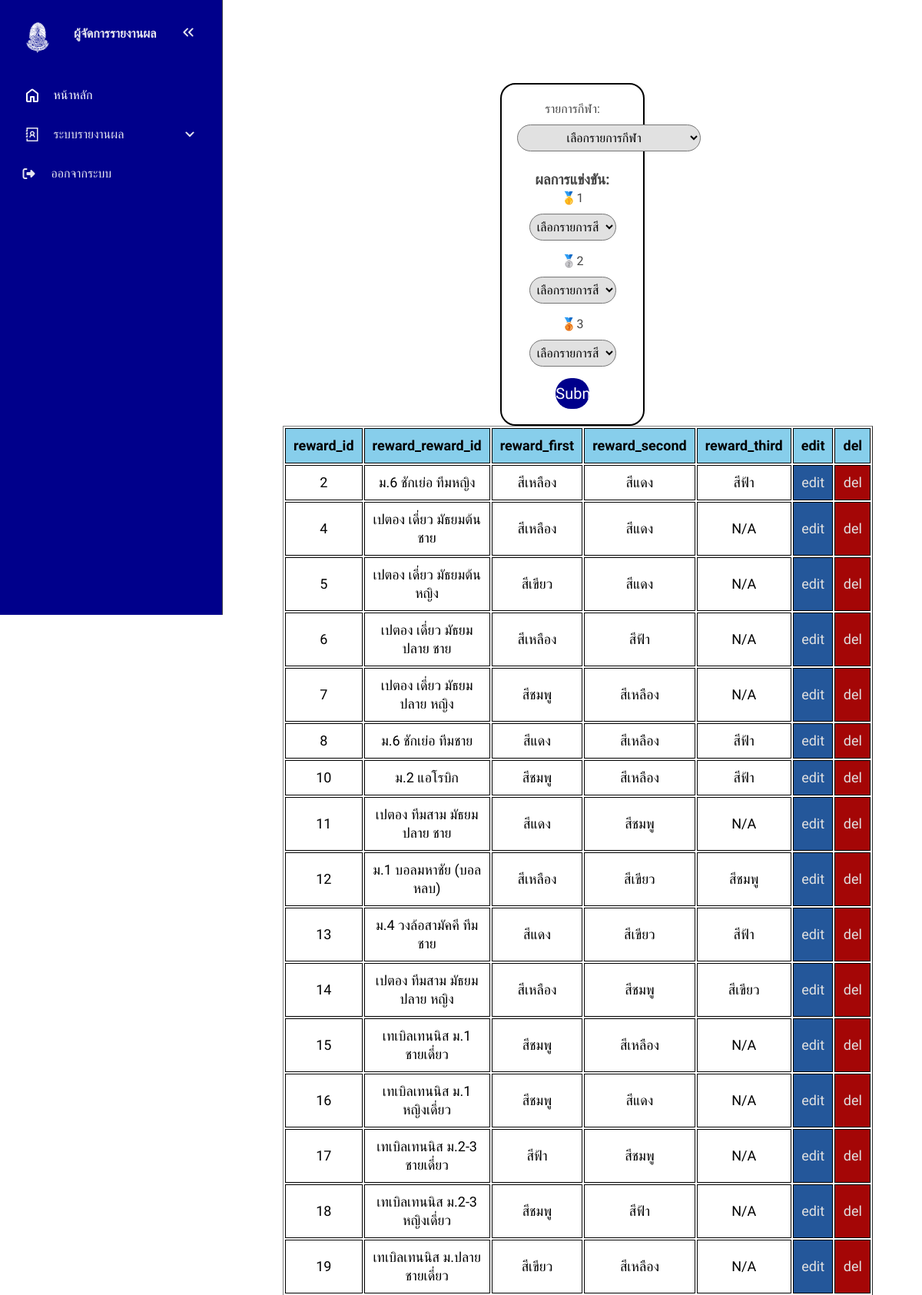
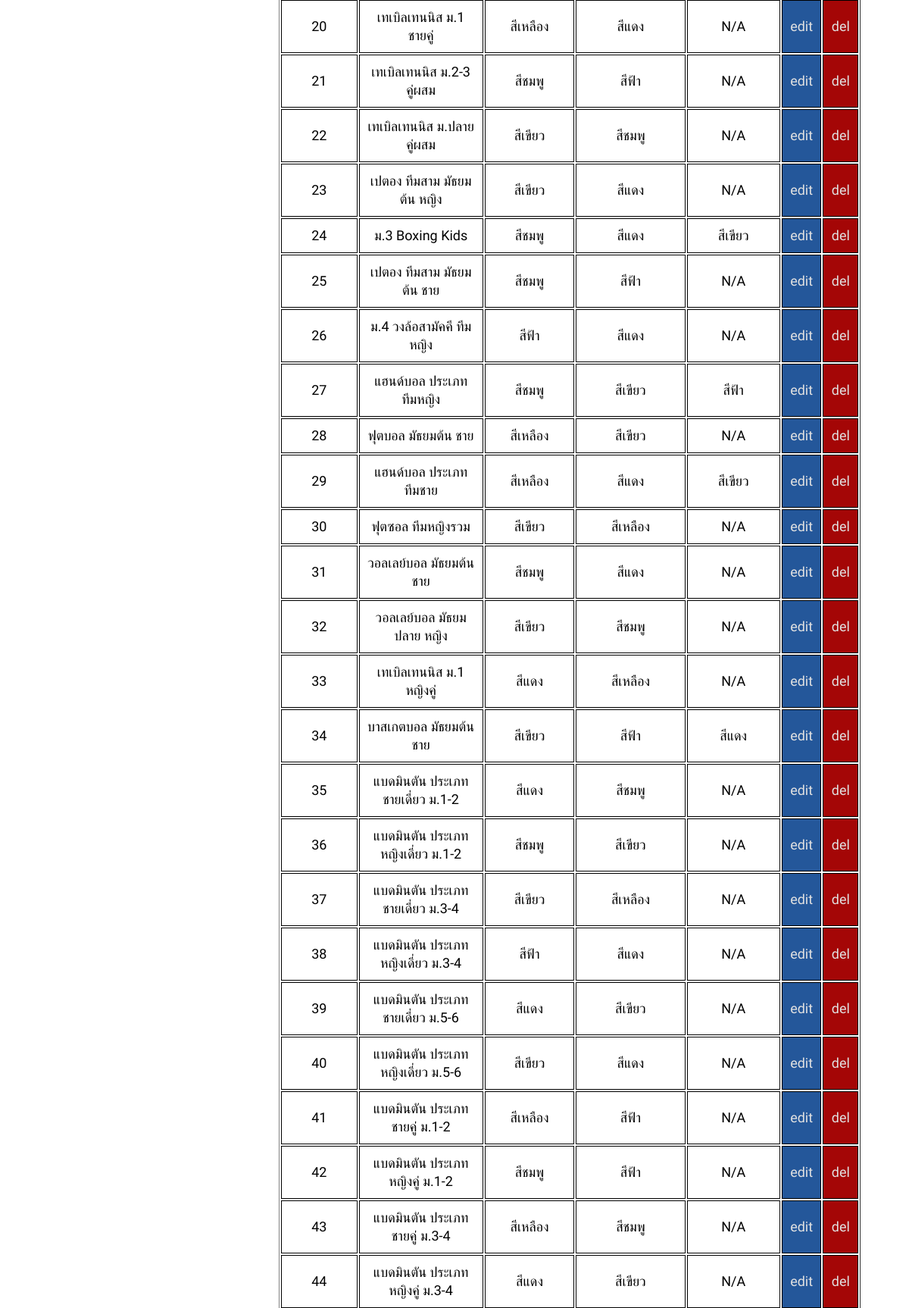
The page /admin_report.php?page=reward&sub_page=view (signed in, upper part) on the database its author committed (2 pictures, top to bottom).
### tables this page shows
CREATE TABLE `reward` (
  `reward_id` int(6) NOT NULL,
  `reward_sport_id` int(11) NOT NULL,
  `reward_first` int(2) NOT NULL,
  `reward_second` int(2) NOT NULL,
  `reward_third` int(2) NOT NULL,
  `reward_third_one` int(2) NOT NULL,
  `reward_third_two` int(2) NOT NULL
);

CREATE TABLE `sports` (
  `sport_id` int(11) NOT NULL,
  `sport_name` varchar(128) NOT NULL,
  `sport_type` varchar(64) NOT NULL,
  `sport_degree` varchar(16) NOT NULL,
  `sport_gender` varchar(8) NOT NULL,
  `sport_amount` int(2) NOT NULL,
  `sport_note` varchar(256) NOT NULL
);

CREATE TABLE `colors` (
  `color_id` int(2) NOT NULL,
  `color_name` varchar(128) NOT NULL,
  `color_color` varchar(32) NOT NULL,
  `color_president` varchar(32) NOT NULL,
  `color_vice-president` varchar(32) NOT NULL,
  `color_id_user` int(6) NOT NULL
);

### conn.php (called while the page is built, shortened)
<?php
    function color_color($id_color, $conn) {
        $sql_find_color_color = "SELECT `color_color` FROM `colors` WHERE `color_id_user` = $id_color";
        $result_find_colors_name = mysqli_query($conn, $sql_find_color_color);
        if (mysqli_num_rows($result_find_colors_name) > 0) {
            $row_find_colors_name = mysqli_fetch_assoc($result_find_colors_name);
            return $row_find_colors_name['color_color'];
        }
        return "N/A";
    }
    function sport_name($id_sport, $conn) {
        $sql_find_sport_name = "SELECT `sport_name` FROM `sports` WHERE `sport_id` = $id_sport";
        $result_find_sports_name = mysqli_query($conn, $sql_find_sport_name);
        if (mysqli_num_rows($result_find_sports_name) > 0) {
            $row_find_sports_name = mysqli_fetch_assoc($result_find_sports_name);
            return $row_find_sports_name['sport_name'];
        }
        return "N/A";
    }
    ?>

### admin_report/view/view_report_sport.php (the view)
<center>
    <table border="1px">
        <tr>
            <th>reward_id</th>
            <th>reward_reward_id</th>
            <th>reward_first</th>
            <th>reward_second</th>
            <th>reward_third</th>
            <th>edit</th>
            <th>del</th>
        </tr>
        <?php
            $sql_find_rewards = "SELECT * FROM `reward`";
            $result_find_rewards = mysqli_query($conn, $sql_find_rewards);
            if (mysqli_num_rows($result_find_rewards) > 0) {
                while ($row_find_rewards = mysqli_fetch_assoc($result_find_rewards)) {
                    echo "<tr>
                            <td>" . $row_find_rewards['reward_id'] . "</td>
                            <td>" . sport_name($row_find_rewards['reward_sport_id'], $conn) . "</td>
                            <td>" . color_color($row_find_rewards['reward_first'], $conn) . "</td>
                            <td>" . color_color($row_find_rewards['reward_second'], $conn) . "</td>
                            <td>" . color_color($row_find_rewards['reward_third'], $conn) . "</td>
                            <td class='edit'><a href=\"admin_report.php?page=reward&sub_page=edit&reward_id=" . $row_find_rewards['reward_id'] . "\">edit</a></td>
                            <td class='del'><a href=\"admin_report.php?page=reward&sub_page=del&reward_id=" . $row_find_rewards['reward_id'] . "\">del</a></td>
                          </tr>";
                }
            } else {
                echo "No reward found...";
            }
            ?>
    </table>
</center>

### element/styles_admin_old.css (style rules this page uses)
* { margin: 0; padding: 0; box-sizing: border-box; text-decoration: none; list-style: none; font-family: "Mitr", sans-serif; }
:root { --base-clr: #11121a; --line-clr: #42434a; --hover-clr: #222533; --text-clr: #e6e6ef; --accent-clr: #5e63ff; --secondary-text-clr: #b0b3c1; }
body { min-height: 100vh; min-height: 100dvh; color: #444444; display: grid; grid-template-columns: auto 1fr ; line-height: 1.5rem; height: -webkit-fill-available; }

### element/styles_admin_sport.css (style rules this page uses)
* { margin: 0; padding: 0; box-sizing: border-box; text-decoration: none; list-style: none; font-family: "Mitr", sans-serif; }
.table_all, th, td { border: 1px solid black; border-collapse: collapse; padding: 10px; }
tr { background-color: skyblue; color: black; font-size: 18px; cursor: pointer; }
td { background-color: white; text-align: center; transition: 0.3s ease; cursor: pointer; }
.edit { background-color: rgb(36, 87, 154); cursor: pointer; }
.del { background-color: rgb(164, 6, 6); }
.edit a { color: #e1e1e1; }
.del a { color: #e1e1e1; }

### rows shown on the page
reward: reward_id "2", reward_sport.sport_name "ม.6 ชักเย่อ ทีมหญิง", reward_first.color_color "สีเหลือง", reward_second.color_color "สีแดง", reward_third.color_color "สีฟ้า"
reward: reward_id "4", reward_sport.sport_name "เปตอง เดี่ยว มัธยมต้น ชาย", reward_first.color_color "สีเหลือง", reward_second.color_color "สีแดง", reward_third "N/A"
reward: reward_id "5", reward_sport.sport_name "เปตอง เดี่ยว มัธยมต้น หญิง", reward_first.color_color "สีเขียว", reward_second.color_color "สีแดง", reward_third "N/A"
reward: reward_id "6", reward_sport.sport_name "เปตอง เดี่ยว มัธยมปลาย ชาย", reward_first.color_color "สีเหลือง", reward_second.color_color "สีฟ้า", reward_third "N/A"
reward: reward_id "7", reward_sport.sport_name "เปตอง เดี่ยว มัธยมปลาย หญิง", reward_first.color_color "สีชมพู", reward_second.color_color "สีเหลือง", reward_third "N/A"
reward: reward_id "8", reward_sport.sport_name "ม.6 ชักเย่อ ทีมชาย", reward_first.color_color "สีแดง", reward_second.color_color "สีเหลือง", reward_third.color_color "สีฟ้า"
reward: reward_id "10", reward_sport.sport_name "ม.2 แอโรบิก", reward_first.color_color "สีชมพู", reward_second.color_color "สีเหลือง", reward_third.color_color "สีฟ้า"
reward: reward_id "11", reward_sport.sport_name "เปตอง ทีมสาม มัธยมปลาย ชาย", reward_first.color_color "สีแดง", reward_second.color_color "สีชมพู", reward_third "N/A"
reward: reward_id "12", reward_sport.sport_name "ม.1 บอลมหาชัย (บอลหลบ)", reward_first.color_color "สีเหลือง", reward_second.color_color "สีเขียว", reward_third.color_color "สีชมพู"
reward: reward_id "13", reward_sport.sport_name "ม.4 วงล้อสามัคคี ทีมชาย", reward_first.color_color "สีแดง", reward_second.color_color "สีเขียว", reward_third.color_color "สีฟ้า"
reward: reward_id "14", reward_sport.sport_name "เปตอง ทีมสาม มัธยมปลาย หญิง", reward_first.color_color "สีเหลือง", reward_second.color_color "สีชมพู", reward_third.color_color "สีเขียว"
reward: reward_id "15", reward_sport.sport_name "เทเบิลเทนนิส ม.1 ชายเดี่ยว", reward_first.color_color "สีชมพู", reward_second.color_color "สีเหลือง", reward_third "N/A"
reward: reward_id "16", reward_sport.sport_name "เทเบิลเทนนิส ม.1 หญิงเดี่ยว", reward_first.color_color "สีชมพู", reward_second.color_color "สีแดง", reward_third "N/A"
reward: reward_id "17", reward_sport.sport_name "เทเบิลเทนนิส ม.2-3 ชายเดี่ยว", reward_first.color_color "สีฟ้า", reward_second.color_color "สีชมพู", reward_third "N/A"
reward: reward_id "18", reward_sport.sport_name "เทเบิลเทนนิส ม.2-3 หญิงเดี่ยว", reward_first.color_color "สีชมพู", reward_second.color_color "สีฟ้า", reward_third "N/A"
reward: reward_id "19", reward_sport.sport_name "เทเบิลเทนนิส ม.ปลาย ชายเดี่ยว", reward_first.color_color "สีเขียว", reward_second.color_color "สีเหลือง", reward_third "N/A"
reward: reward_id "20", reward_sport.sport_name "เทเบิลเทนนิส ม.1 ชายคู่", reward_first.color_color "สีเหลือง", reward_second.color_color "สีแดง", reward_third "N/A"
reward: reward_id "21", reward_sport.sport_name "เทเบิลเทนนิส ม.2-3 คู่ผสม", reward_first.color_color "สีชมพู", reward_second.color_color "สีฟ้า", reward_third "N/A"
reward: reward_id "22", reward_sport.sport_name "เทเบิลเทนนิส ม.ปลาย คู่ผสม", reward_first.color_color "สีเขียว", reward_second.color_color "สีชมพู", reward_third "N/A"
reward: reward_id "23", reward_sport.sport_name "เปตอง ทีมสาม มัธยมต้น หญิง", reward_first.color_color "สีเขียว", reward_second.color_color "สีแดง", reward_third "N/A"
reward: reward_id "24", reward_sport.sport_name "ม.3 Boxing Kids", reward_first.color_color "สีชมพู", reward_second.color_color "สีแดง", reward_third.color_color "สีเขียว"
reward: reward_id "25", reward_sport.sport_name "เปตอง ทีมสาม มัธยมต้น ชาย", reward_first.color_color "สีชมพู", reward_second.color_color "สีฟ้า", reward_third "N/A"
reward: reward_id "26", reward_sport.sport_name "ม.4 วงล้อสามัคคี ทีมหญิง", reward_first.color_color "สีฟ้า", reward_second.color_color "สีแดง", reward_third "N/A"
reward: reward_id "27", reward_sport.sport_name "แฮนด์บอล ประเภททีมหญิง", reward_first.color_color "สีชมพู", reward_second.color_color "สีเขียว", reward_third.color_color "สีฟ้า"
reward: reward_id "28", reward_sport.sport_name "ฟุตบอล มัธยมต้น ชาย", reward_first.color_color "สีเหลือง", reward_second.color_color "สีเขียว", reward_third "N/A"
reward: reward_id "29", reward_sport.sport_name "แฮนด์บอล ประเภททีมชาย", reward_first.color_color "สีเหลือง", reward_second.color_color "สีแดง", reward_third.color_color "สีเขียว"
reward: reward_id "30", reward_sport.sport_name "ฟุตซอล ทีมหญิงรวม", reward_first.color_color "สีเขียว", reward_second.color_color "สีเหลือง", reward_third "N/A"
reward: reward_id "31", reward_sport.sport_name "วอลเลย์บอล มัธยมต้น ชาย", reward_first.color_color "สีชมพู", reward_second.color_color "สีแดง", reward_third "N/A"
reward: reward_id "32", reward_sport.sport_name "วอลเลย์บอล มัธยมปลาย หญิง", reward_first.color_color "สีเขียว", reward_second.color_color "สีชมพู", reward_third "N/A"
reward: reward_id "33", reward_sport.sport_name "เทเบิลเทนนิส ม.1 หญิงคู่", reward_first.color_color "สีแดง", reward_second.color_color "สีเหลือง", reward_third "N/A"
reward: reward_id "34", reward_sport.sport_name "บาสเกตบอล มัธยมต้น ชาย", reward_first.color_color "สีเขียว", reward_second.color_color "สีฟ้า", reward_third.color_color "สีแดง"
reward: reward_id "35", reward_sport.sport_name "แบดมินตัน ประเภทชายเดี่ยว ม.1-2", reward_first.color_color "สีแดง", reward_second.color_color "สีชมพู", reward_third "N/A"
reward: reward_id "36", reward_sport.sport_name "แบดมินตัน ประเภทหญิงเดี่ยว ม.1-2", reward_first.color_color "สีชมพู", reward_second.color_color "สีเขียว", reward_third "N/A"
reward: reward_id "37", reward_sport.sport_name "แบดมินตัน ประเภทชายเดี่ยว ม.3-4", reward_first.color_color "สีเขียว", reward_second.color_color "สีเหลือง", reward_third "N/A"
reward: reward_id "38", reward_sport.sport_name "แบดมินตัน ประเภทหญิงเดี่ยว ม.3-4", reward_first.color_color "สีฟ้า", reward_second.color_color "สีแดง", reward_third "N/A"
reward: reward_id "39", reward_sport.sport_name "แบดมินตัน ประเภทชายเดี่ยว ม.5-6", reward_first.color_color "สีแดง", reward_second.color_color "สีเขียว", reward_third "N/A"
reward: reward_id "40", reward_sport.sport_name "แบดมินตัน ประเภทหญิงเดี่ยว ม.5-6", reward_first.color_color "สีเขียว", reward_second.color_color "สีแดง", reward_third "N/A"
reward: reward_id "41", reward_sport.sport_name "แบดมินตัน ประเภทชายคู่ ม.1-2", reward_first.color_color "สีเหลือง", reward_second.color_color "สีฟ้า", reward_third "N/A"
reward: reward_id "42", reward_sport.sport_name "แบดมินตัน ประเภทหญิงคู่ ม.1-2", reward_first.color_color "สีชมพู", reward_second.color_color "สีฟ้า", reward_third "N/A"
reward: reward_id "43", reward_sport.sport_name "แบดมินตัน ประเภทชายคู่ ม.3-4", reward_first.color_color "สีเหลือง", reward_second.color_color "สีชมพู", reward_third "N/A"
reward: reward_id "44", reward_sport.sport_name "แบดมินตัน ประเภทหญิงคู่ ม.3-4", reward_first.color_color "สีแดง", reward_second.color_color "สีเขียว", reward_third "N/A"
